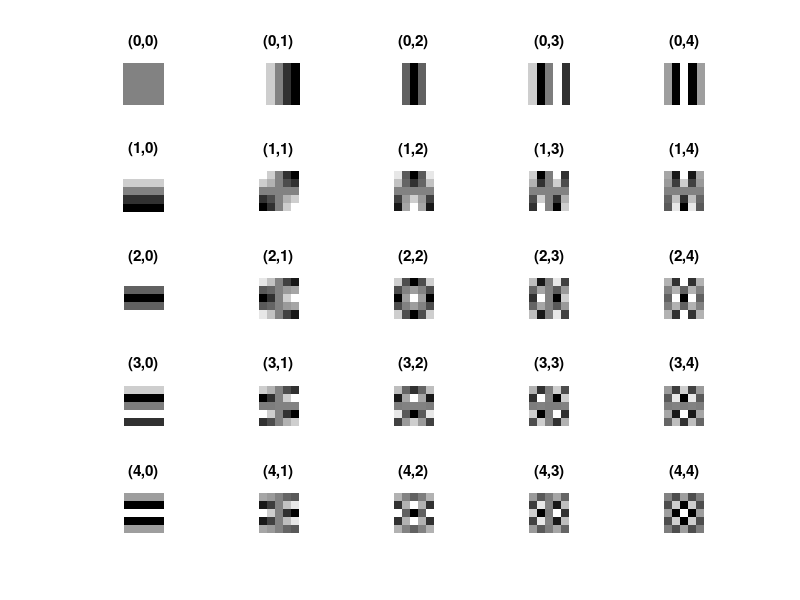

Write MATLAB code to recreate this figure. (Note: this script raises an error after producing the figure.)
% Get matrix order from user
N = input("Enter the order of the matrix: ");

% Initialize DCT coefficient matrix
C = zeros(N, N);

% Compute DCT basis matrix
for u = 0:N-1
    for v = 0:N-1
        % Calculate normalization factor
        if u == 0
            alpha = sqrt(1/N);
        else
            alpha = sqrt(2/N);
        end
        
        % Compute DCT coefficient
        C(u+1, v+1) = alpha * cos(((2*v + 1) * u * pi) / (2 * N));
    end
end

% Display the DCT basis matrix
disp('DCT Basis Matrix:');
disp(C);

% Create figure for basis images
figure;
colormap(gray);  % Use grayscale colormap

% Generate and display all basis images
for i = 1:N
    for j = 1:N
        % Create each basis image by outer product of basis vectors
        basis = zeros(N, N);
        for x = 1:N
            for y = 1:N
                basis(x, y) = C(i, x) * C(j, y);
            end
        end
        
        % Display basis image in subplot
        subplot(N, N, (i-1)*N + j);
        imagesc(basis);
        
        % Format the subplot
        axis equal;  % Maintain aspect ratio
        axis off;    % Turn off axes
        title(['(', num2str(i-1), ',', num2str(j-1), ')']);  % Add coordinate title
    end
end

% Add overall title to the figure
sgtitle(['DCT Basis Images of Order ', num2str(N)]);